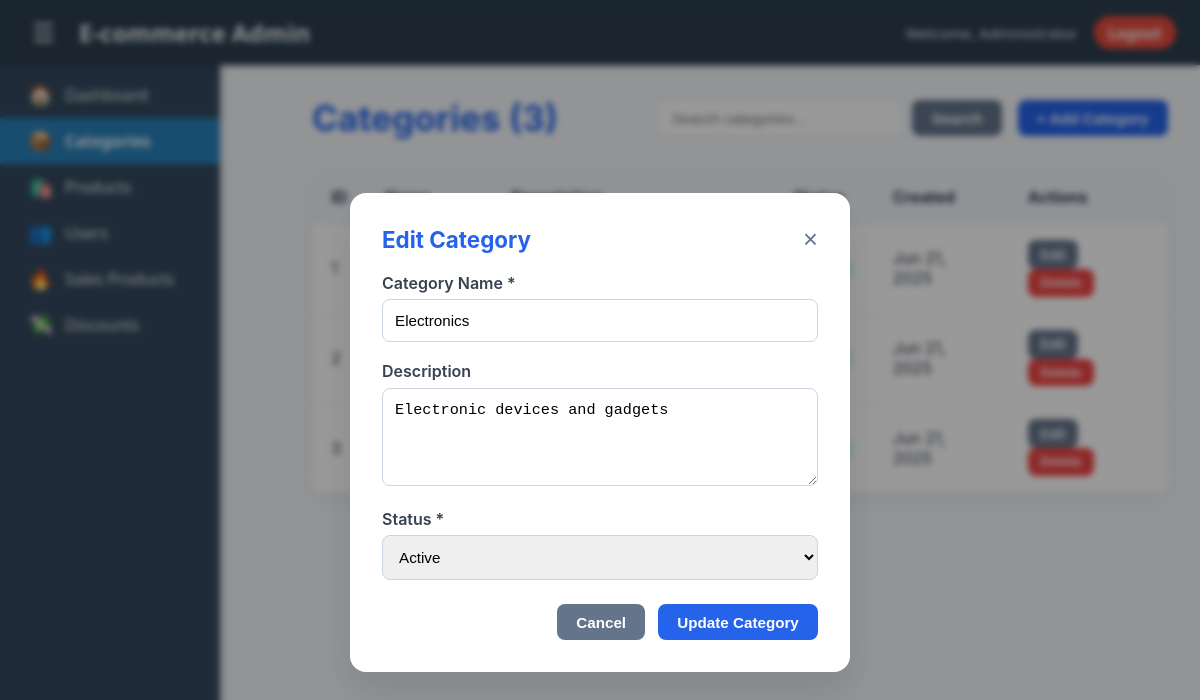
Screenshot of /admin/pages/categories.php?edit=1 (signed in) with the database file from the repository.
### tables this page shows
CREATE TABLE categories (
    id INT PRIMARY KEY AUTO_INCREMENT,
    name VARCHAR(255) NOT NULL,
    description TEXT,
    status ENUM('active', 'inactive') DEFAULT 'active',
    created_at TIMESTAMP DEFAULT CURRENT_TIMESTAMP
);

### admin/pages/categories.php (the view, shortened to what this page needs)
<?php
$database = new Database();
$pdo = $database->getConnection();
$search = isset($_GET['search']) ? trim($_GET['search']) : '';
$page = isset($_GET['page']) ? max(1, intval($_GET['page'])) : 1;
$limit = 10;
$offset = ($page - 1) * $limit;
$whereClause = '';
$params = [];
$countSql = "SELECT COUNT(*) FROM categories $whereClause";
$countStmt = $pdo->prepare($countSql);
$countStmt->execute($params);
$totalCategories = $countStmt->fetchColumn();
$sql = "SELECT * FROM categories $whereClause ORDER BY created_at DESC LIMIT $limit OFFSET $offset";
$stmt = $pdo->prepare($sql);
$stmt->execute($params);
$categories = $stmt->fetchAll();
$editCategory = null;
if (isset($_GET['edit'])) {
    $stmt = $pdo->prepare("SELECT * FROM categories WHERE id = ?");
    $stmt->execute([$_GET['edit']]);
    $editCategory = $stmt->fetch();
}
?>
<!DOCTYPE html>
<html lang="en">
<head>
<link rel="stylesheet" href="../assets/css/style.css" />
</head>
<body>
    <?php include '../includes/header.php'; ?>
    <div class="admin-container">
        <?php include '../includes/sidebar.php'; ?>
        <main class="main-content">
            <div class="page-header">
                <h1>Categories (<?php echo $totalCategories; ?>)</h1>
                <div class="search-container">
                    <form method="GET" style="display: flex; gap: 0.5rem; align-items: center;">
                        <input type="text" name="search" class="search-box" placeholder="Search categories..."
                               value="<?php echo htmlspecialchars($search); ?>">
                        <button type="submit" class="btn btn-secondary">Search</button>
                    </form>
                    <button class="btn btn-primary" onclick="showModal('categoryModal')">+ Add Category</button>
                </div>
            </div>
            <div class="table-container">
                <?php if (empty($categories)): ?>
                    <div class="empty-state">
                        <h3>No categories found</h3>
                        <p><?php echo $search ? 'No categories match your search criteria.' : 'Start by adding your first category.'; ?></p>
                        <?php if (!$search): ?>
                            <button class="btn btn-primary" onclick="showModal('categoryModal')">Add First Category</button>
                        <?php endif; ?>
                    </div>
                <?php else: ?>
                    <table class="data-table" aria-label="Categories Table">
                        <thead>
                            <tr>
                                <th scope="col">ID</th>
                                <th scope="col">Name</th>
                                <th scope="col">Description</th>
                                <th scope="col">Status</th>
                                <th scope="col">Created</th>
                                <th scope="col">Actions</th>
                            </tr>
                        </thead>
                        <tbody>
                            <?php foreach ($categories as $category): ?>
                            <tr>
                                <td><?php echo $category['id']; ?></td>
                                <td><strong><?php echo htmlspecialchars($category['name']); ?></strong></td>
                                <td><?php echo htmlspecialchars(substr($category['description'], 0, 100)) . (strlen($category['description']) > 100 ? '...' : ''); ?></td>
                                <td><span class="status-badge <?php echo $category['status']; ?>"><?php echo ucfirst($category['status']); ?></span></td>
                                <td><?php echo date('M j, Y', strtotime($category['created_at'])); ?></td>
                                <td>
                                    <a href="?edit=<?php echo $category['id']; ?>" class="btn btn-sm btn-secondary"
                                       aria-label="Edit category <?php echo htmlspecialchars($category['name']); ?>">Edit</a>
                                    <form method="POST" style="display: inline;"
                                          onsubmit="return confirm('Are you sure you want to delete the category \'<?php echo htmlspecialchars($category['name']); ?>\'? This action cannot be undone.')">
                                        <button type="submit" class="btn btn-sm btn-danger"
                                                aria-label="Delete category <?php echo htmlspecialchars($category['name']); ?>">Delete</button>
                                    </form>
                                </td>
                            </tr>
                            <?php endforeach; ?>
                        </tbody>
                    </table>
                <?php endif; ?>
            </div>
        </main>
    </div>
    <div id="categoryModal" class="modal" role="dialog" aria-modal="true" aria-labelledby="modalTitle" tabindex="-1">
        <div class="modal-content">
            <div class="modal-header">
                <h2 id="modalTitle"><?php echo $editCategory ? 'Edit Category' : 'Add Category'; ?></h2>
                <button class="close" aria-label="Close modal" onclick="hideModal('categoryModal')">&times;</button>
            </div>
            <form method="POST" onsubmit="return validateForm()">
                <div class="form-group">
                    <label for="name">Category Name *</label>
                    <input type="text" id="name" name="name" required maxlength="255"
                           value="<?php echo $editCategory ? htmlspecialchars($editCategory['name']) : ''; ?>"
                           placeholder="Enter category name" />
                </div>
                <div class="form-group">
                    <label for="description">Description</label>
                    <textarea id="description" name="description" rows="4" maxlength="1000"
                              placeholder="Enter category description (optional)"><?php echo $editCategory ? htmlspecialchars($editCategory['description']) : ''; ?></textarea>
                </div>
                <div class="form-group">
                    <label for="status">Status *</label>
                    <select id="status" name="status" required>
                        <option value="active" <?php echo ($editCategory && $editCategory['status'] == 'active') ? 'selected' : ''; ?>>Active</option>
                    </select>
                </div>
                <div class="form-actions">
                    <button type="button" class="btn btn-secondary" onclick="hideModal('categoryModal')">Cancel</button>
                    <button type="submit" class="btn btn-primary">
                        <?php echo $editCategory ? 'Update' : 'Add'; ?> Category
                    </button>
                </div>
            </form>
        </div>
    </div>
</body>
</html>

### admin/assets/css/style.css (style rules this page uses)
* { margin: 0; padding: 0; box-sizing: border-box; }
body { font-family: 'Inter', -apple-system, BlinkMacSystemFont, 'Segoe UI', sans-serif; background: linear-gradient(135deg, #667eea 0%, #764ba2 100%); min-height: 100vh; color: #2d3748; }
.admin-container { display: flex; min-height: 100vh; }
.main-content { flex: 1; margin-left: 280px; padding: 2rem; background: rgba(255, 255, 255, 0.05); backdrop-filter: blur(10px); min-height: 100vh; }
.admin-container { display: flex; min-height: 100vh; background-color: #f4f7fa; }

### admin/pages/categories.php (style rules this page uses)
* { margin: 0; padding: 0; box-sizing: border-box; }
body { font-family: 'Inter', -apple-system, BlinkMacSystemFont, 'Segoe UI', sans-serif; background: linear-gradient(135deg, #667eea 0%, #764ba2 100%); min-height: 100vh; color: #2d3748; }
.admin-container { display: flex; min-height: 100vh; }
.main-content { flex: 1; margin-left: 280px; padding: 2rem; background: rgba(255, 255, 255, 0.05); backdrop-filter: blur(10px); min-height: 100vh; }
.page-header { display: flex; justify-content: space-between; align-items: center; margin-bottom: 2rem; flex-wrap: wrap; gap: 1rem; }
.page-header h1 { font-size: 2.2rem; font-weight: 700; color: #2563eb; display: flex; align-items: center; gap: 0.5rem; }
.search-container { display: flex; gap: 1rem; align-items: center; flex-wrap: wrap; }
.search-box { padding: 0.6rem 1rem; border: 1px solid #cbd5e1; border-radius: 8px; font-size: 0.95rem; min-width: 250px; }
.btn { padding: 0.6rem 1.2rem; border-radius: 8px; font-size: 0.95rem; cursor: pointer; border: none; transition: all 0.3s ease; font-weight: 600; text-align: center; text-decoration: none; display: inline-block; }
.btn-sm { padding: 0.4rem 0.8rem; font-size: 0.85rem; }
.btn-primary { background-color: #2563eb; color: white; }
.btn-secondary { background-color: #64748b; color: white; }
.btn-danger { background-color: #ef4444; color: white; }
.data-table { width: 100%; border-collapse: collapse; background: white; border-radius: 12px; overflow: hidden; box-shadow: 0 8px 24px rgba(0, 0, 0, 0.05); }
.data-table th, .data-table td { padding: 1rem 1.2rem; text-align: left; border-bottom: 1px solid #e2e8f0; }
.data-table thead { background-color: #f1f5f9; }
.status-badge { padding: 0.35rem 0.7rem; font-size: 0.8rem; border-radius: 20px; text-transform: capitalize; font-weight: 500; }
.status-badge.active { background-color: #d1fae5; color: #16a34a; }
.modal { display: none; position: fixed; inset: 0; background-color: rgba(0, 0, 0, 0.4); backdrop-filter: blur(3px); z-index: 1000; justify-content: center; align-items: center; }
.modal-content { background: white; padding: 2rem; width: 100%; max-width: 500px; border-radius: 16px; box-shadow: 0 20px 40px rgba(0, 0, 0, 0.1); animation: fadeIn 0.3s ease-out; max-height: 90vh; overflow-y: auto; }
.modal-header { display: flex; justify-content: space-between; align-items: center; margin-bottom: 1.2rem; }
.modal-header h2 { font-size: 1.4rem; color: #2563eb; margin: 0; }
.form-group { margin-bottom: 1.2rem; }
.form-group label { font-weight: 600; margin-bottom: 0.4rem; display: block; color: #374151; }
.form-group input, .form-group select, .form-group textarea { width: 100%; padding: 0.75rem; border-radius: 8px; border: 1px solid #cbd5e1; font-size: 0.95rem; box-sizing: border-box; }
.form-actions { display: flex; justify-content: flex-end; gap: 0.8rem; margin-top: 1.5rem; }
.close { background: transparent; font-size: 1.6rem; border: none; cursor: pointer; color: #64748b; }

### rows the page displays
categories: id "1", created_at "Jun 21, 2025", name "Electronics", description "Electronic devices and gadgets", status "Active"
categories: id "2", created_at "Jun 21, 2025"
categories: id "3", created_at "Jun 21, 2025"

### other values shown
$_SESSION['admin_name'] "Administrator"
$totalCategories "3"
